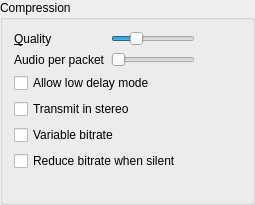
    <widget class="QGroupBox" name="qgbCompression">
     <property name="title">
      <string>Compression</string>
     </property>
     <layout class="QGridLayout">
      <item row="1" column="0">
       <widget class="QLabel" name="qliFrames">
        <property name="text">
         <string>Audio per packet</string>
        </property>
        <property name="buddy">
         <cstring>qsFrames</cstring>
        </property>
       </widget>
      </item>
      <item row="1" column="1">
       <widget class="SemanticSlider" name="qsFrames">
        <property name="toolTip">
         <string>How many audio frames to send per packet</string>
        </property>
        <property name="whatsThis">
         <string>&lt;b&gt;This selects how many audio frames should be put in one packet.&lt;/b&gt;&lt;br /&gt;Increasing this will increase the latency of your voice, but will also reduce bandwidth requirements.</string>
        </property>
        <property name="accessibleName">
         <string>Audio per packet</string>
        </property>
        <property name="accessibleDescription">
         <string>This sets how much speech is packed into a single network package</string>
        </property>
        <property name="minimum">
         <number>1</number>
        </property>
        <property name="maximum">
         <number>4</number>
        </property>
        <property name="pageStep">
         <number>2</number>
        </property>
        <property name="orientation">
         <enum>Qt::Horizontal</enum>
        </property>
       </widget>
      </item>
      <item row="0" column="2">
       <widget class="QLabel" name="qlQuality">
        <property name="minimumSize">
         <size>
          <width>30</width>
          <height>0</height>
         </size>
        </property>
        <property name="text">
         <string/>
        </property>
       </widget>
      </item>
      <item row="1" column="2">
       <widget class="QLabel" name="qlFrames">
        <property name="minimumSize">
         <size>
          <width>40</width>
          <height>0</height>
         </size>
        </property>
        <property name="text">
         <string/>
        </property>
       </widget>
      </item>
      <item row="0" column="1">
       <widget class="SemanticSlider" name="qsQuality">
        <property name="toolTip">
         <string>Quality of compression (peak bandwidth)</string>
        </property>
        <property name="whatsThis">
         <string>&lt;b&gt;This sets the quality of compression.&lt;/b&gt;&lt;br /&gt;This determines how much bandwidth Mumble is allowed to use for outgoing audio.</string>
        </property>
        <property name="accessibleName">
         <string>Audio compression quality</string>
        </property>
        <property name="accessibleDescription">
         <string>This sets the target compression bitrate</string>
        </property>
        <property name="minimum">
         <number>8000</number>
        </property>
        <property name="maximum">
         <number>192000</number>
        </property>
        <property name="singleStep">
         <number>1000</number>
        </property>
        <property name="pageStep">
         <number>5000</number>
        </property>
        <property name="value">
         <number>32000</number>
        </property>
        <property name="orientation">
         <enum>Qt::Horizontal</enum>
        </property>
       </widget>
      </item>
      <item row="3" column="0" colspan="2">
       <widget class="QCheckBox" name="qcbStereoInput">
        <property name="toolTip">
         <string>Transmit audio with two channels (stereo) instead of mixing the input down to mono. Echo cancellation and Speex noise suppression are not available in stereo mode (RNNoise remains available).</string>
        </property>
        <property name="whatsThis">
         <string>&lt;b&gt;If checked, Mumble will encode and transmit your audio in stereo.&lt;/b&gt;&lt;br /&gt;The first two channels of the input device are used as the left and right channel (a mono input is sent to both channels). Note that echo cancellation and Speex noise suppression are not available in stereo mode (RNNoise remains available), and that stereo audio may require a higher quality setting for comparable fidelity.</string>
        </property>
        <property name="text">
         <string>Transmit in stereo</string>
        </property>
       </widget>
      </item>
      <item row="5" column="0" colspan="3">
       <widget class="QCheckBox" name="qcbUseVBR">
        <property name="toolTip">
         <string>Encode with variable bitrate, using the quality above as a ceiling and fewer bits when the signal allows</string>
        </property>
        <property name="whatsThis">
         <string>&lt;b&gt;If checked, Mumble encodes your audio with a variable bitrate.&lt;/b&gt;&lt;br /&gt;The &lt;i&gt;Quality&lt;/i&gt; setting acts as a ceiling rather than a constant rate, so simpler audio (and silence) is sent with fewer bits while complex audio is allowed up to the configured quality. This trades a predictable bitrate for better average bandwidth at the same quality.</string>
        </property>
        <property name="text">
         <string>Variable bitrate</string>
        </property>
       </widget>
      </item>
      <item row="6" column="0" colspan="3">
       <widget class="QCheckBox" name="qcbReduceBitrateOnSilence">
        <property name="toolTip">
         <string>Lower the bitrate while the transmitted stream is silent (voice hold tail, held PTT over a pause, continuous silence)</string>
        </property>
        <property name="whatsThis">
         <string>&lt;b&gt;If checked, Mumble drops the encoder bitrate to a floor while the outgoing stream is detected to be silent.&lt;/b&gt;&lt;br /&gt;This saves bandwidth when frames are still transmitted but carry no speech, such as the voice-hold tail after you stop talking or a push-to-talk key held over a pause.</string>
        </property>
        <property name="text">
         <string>Reduce bitrate when silent</string>
        </property>
       </widget>
      </item>
      <item row="7" column="0" colspan="3">
       <widget class="QLabel" name="qlBitrate">
        <property name="font">
         <font>
          <italic>true</italic>
         </font>
        </property>
        <property name="toolTip">
         <string>Maximum bandwidth used for sending audio</string>
        </property>
        <property name="whatsThis">
         <string>&lt;b&gt;This shows peak outgoing bandwidth used.&lt;/b&gt;&lt;br /&gt;This shows the peak amount of bandwidth sent out from your machine. Audio bitrate is the maximum bitrate for the audio data alone. Position is the bitrate used for positional information. Overhead is our framing and the IP packet headers (IP and UDP is 75% of this overhead).</string>
        </property>
        <property name="text">
         <string/>
        </property>
        <property name="alignment">
         <set>Qt::AlignCenter</set>
        </property>
       </widget>
      </item>
      <item row="0" column="0">
       <widget class="QLabel" name="qliQuality">
        <property name="text">
         <string>&amp;Quality</string>
        </property>
        <property name="buddy">
         <cstring>qsQuality</cstring>
        </property>
       </widget>
      </item>
      <item row="2" column="0" colspan="2">
       <widget class="QCheckBox" name="qcbAllowLowDelay">
        <property name="toolTip">
         <string>Enable Opus' low-delay mode when the quality is set to &lt;b&gt;64 kb/s&lt;/b&gt; or higher. </string>
        </property>
        <property name="whatsThis">
         <string>If checked, Mumble will enable Opus' low-delay mode when the quality is set to &lt;b&gt;64 kbit/s&lt;/b&gt; or higher. Low-delay mode decreases latency by &lt;b&gt;~15 milliseconds&lt;/b&gt; in the round trip. This mode may require an higher bitrate to preserve the same quality, in comparison with the music and VOIP modes.</string>
        </property>
        <property name="text">
         <string>Allow low delay mode</string>
        </property>
       </widget>
      </item>
     </layout>
    </widget>
